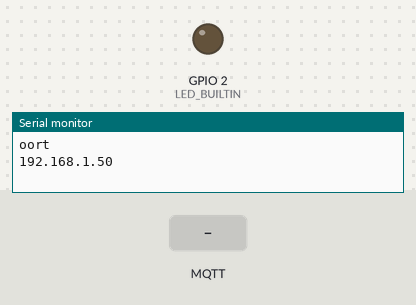
Recording of a sketch running on a simulated ESP8266 (NodeMCU). On the bench: output pins drawn as LEDs (lit = HIGH, except the on-board LED, lit = LOW), the last lines printed to the serial monitor. The inputs (shaded band) are chosen by the test bench. WiFi joins after 1.5 s; servers stay silent unless stated; no MQTT or app messages arrive unless stated.

Above: at 2.7 s.
2.8 s: MQTT message "on" arrives on the first subscribed topic
At 3.2 s:
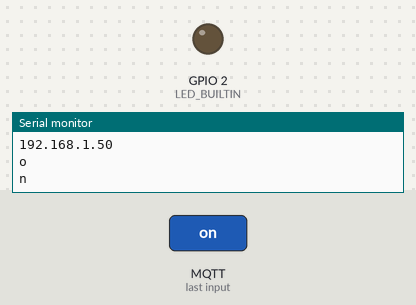
4.3 s: MQTT message "off" arrives on the first subscribed topic
At 5.7 s:
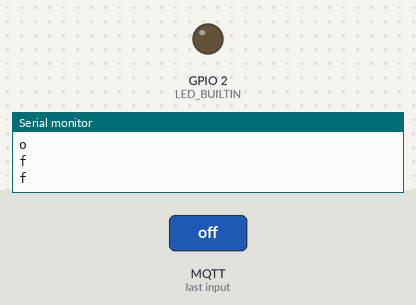
Timing chart, 0 to 7.3 s (numbered marks = the images above; inputs shaded):
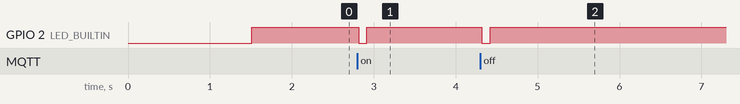

The sketch:

mqtt_subscriber.ino
```cpp
/**
 * Standard mosquitto client implementation.
 * Run this on an ESP8266.
 * Connect the Tx pin to the Rx pin of the Arduino.
 * Commands received via MQTT are relayed
 * to the Arduino over the serial connection.
*/

#include <ESP8266WiFi.h>
#include <PubSubClient.h>

//edit the following for your wifi network and mqtt broker
#define wifi_ssid "oort"
#define wifi_password "0lympusM@ns"

#define mqtt_server "iot.eclipse.org"
#define mqtt_port 1883
#define mqtt_user "miele"
#define mqtt_password "password"

#define in_topic "/home/miele"

WiFiClient espClient;
PubSubClient client;

void setup() {
  //The ESP6266 can communicate at 115200 baud
  //but we need to communicate with the Arduino at 9600 baud
  Serial.begin(9600);
  digitalWrite(BUILTIN_LED, LOW);
  setup_wifi();
  client.setClient(espClient);
  client.setServer(mqtt_server, mqtt_port);
  client.setCallback(callback);
  digitalWrite(BUILTIN_LED, HIGH);
}

void setup_wifi() {
  pinMode(LED_BUILTIN, OUTPUT);
  delay(10);

  Serial.println(wifi_ssid);
  WiFi.begin(wifi_ssid, wifi_password);

  while (WiFi.status() != WL_CONNECTED) {
    delay(500);

  }


  Serial.println(WiFi.localIP());
}

void reconnect() {
  while (!client.connected()) {
    if (client.connect("ESP8266Client", mqtt_user, mqtt_password)) {
      client.subscribe(in_topic);
      digitalWrite(BUILTIN_LED, HIGH);
    } else {
      delay(5000);
    }
  }
}

void callback(char* topic, byte* payload, unsigned int length) {

 digitalWrite(BUILTIN_LED, LOW);
 for (int i = 0; i < length; i++) {
  char receivedChar = (char)payload[i];

  //The received character acts as a command
  Serial.println(receivedChar);

 }
 delay(100);
 digitalWrite(BUILTIN_LED, HIGH);
}

void loop() {
  if (!client.connected()) {
    reconnect();
  }
  client.loop();
  delay(50);
}
```

Measured:
- after the input at 2.8 s, GPIO 2 (LED_BUILTIN): HIGH → LOW at once, → HIGH 0.10 s later
- after the input at 4.3 s, GPIO 2 (LED_BUILTIN): HIGH → LOW at once, → HIGH 0.10 s later
